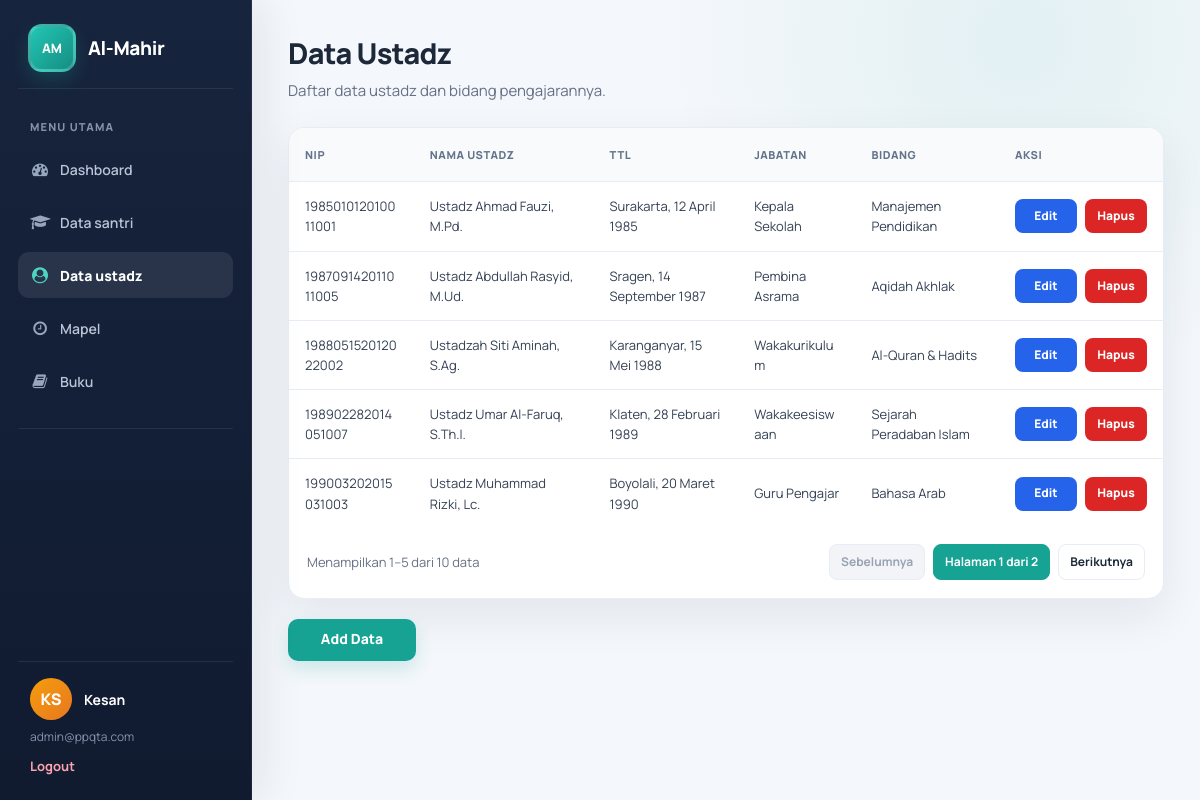
Page /data_ustad.php on the committed database.
### tables this page shows
CREATE TABLE `tb_ustadz` (
  `nip` varchar(50) NOT NULL,
  `nama_ustadz` varchar(50) NOT NULL,
  `tmpt_lahir` varchar(100) NOT NULL,
  `tgl_lahir` date NOT NULL,
  `tlp_ustadz` varchar(20) DEFAULT NULL,
  `jabatan` varchar(20) NOT NULL,
  `bidang` varchar(50) NOT NULL
);

### data_ustad.php (the view, shortened to what this page needs)
<?php
$rowsPerPage = 5;
$pageInput = $_GET['page'] ?? 1;
$requestedPage = is_scalar($pageInput)
    ? filter_var((string) $pageInput, FILTER_VALIDATE_INT)
    : false;
$currentPage = $requestedPage !== false && $requestedPage > 0 ? $requestedPage : 1;
$databaseError = false;
$ustadzResult = false;
$totalRows = 0;
$totalPages = 1;
try {
    require_once __DIR__ . '/koneksi.php';
    $countResult = $conn->query('SELECT COUNT(*) AS total FROM tb_ustadz');
    $totalRows = (int) $countResult->fetch_assoc()['total'];
    $totalPages = max(1, (int) ceil($totalRows / $rowsPerPage));
    $currentPage = min($currentPage, $totalPages);
    $offset = ($currentPage - 1) * $rowsPerPage;
    $statement = $conn->prepare(
        'SELECT nip, nama_ustadz, tmpt_lahir, tgl_lahir, tlp_ustadz, jabatan, bidang
         FROM tb_ustadz
         ORDER BY nip ASC
         LIMIT ? OFFSET ?'
    );
    $statement->bind_param('ii', $rowsPerPage, $offset);
    $statement->execute();
    $ustadzResult = $statement->get_result();
} catch (mysqli_sql_exception $exception) {
    error_log('Gagal mengambil data tb_ustadz: ' . $exception->getMessage());
    $databaseError = true;
}
function formatTanggalUstadz(string $tanggal): string
{
    $timestamp = strtotime($tanggal);
    $namaBulan = [
        1 => 'Januari', 2 => 'Februari', 3 => 'Maret', 4 => 'April',
        5 => 'Mei', 6 => 'Juni', 7 => 'Juli', 8 => 'Agustus',
        9 => 'September', 10 => 'Oktober', 11 => 'November', 12 => 'Desember',
    ];
    return date('j', $timestamp) . ' ' . $namaBulan[(int) date('n', $timestamp)] . ' ' . date('Y', $timestamp);
}
?>
<!DOCTYPE html>
<html lang="id">
<head>
    <link rel="stylesheet" href="https://cdnjs.cloudflare.com/ajax/libs/font-awesome/4.7.0/css/font-awesome.min.css">
    <link rel="stylesheet" href="style.css">
</head>
<body>
    <div class="content">
            <aside>
        <div class="bungkus-logo">
            <div class="logo-brand">AM</div>
            <div class="logo-text">Al-Mahir</div>
        </div>
        <div class="sidebar-nav">
            <span>MENU UTAMA</span>
                <div><i class="fa fa-tachometer" aria-hidden="true"></i> <a href="index.php" >Dashboard</a></div>
            <div><i class="fa fa-graduation-cap" aria-hidden="true"></i><a href="data_santri.php">Data santri</a></div>
            <div><i class="fa fa-user-circle" aria-hidden="true"></i><a href="data_ustad.php" class="menu-item active">Data ustadz</a></div>
            <div><i class="fa fa-clock-o" aria-hidden="true"></i><a href="data_mapel.php">Mapel</a></div>
            <div><i class="fa fa-book" aria-hidden="true"></i><a href="data_buku.php">Buku</a></div>
        </div>
        <hr>
        <div class="sidebar-footer">
            <div class="profile">
                <div class="user-avatar">KS</div>
                <div class="user-info"><h5>Kesan</h5></div>
            </div>
            <p>admin@ppqta.com</p>
            <a href="#" class="logout-btn">Logout</a>
        </div>
    </aside>
    <main class="main-content">
        <h1>Data Ustadz</h1>
        <p>Daftar data ustadz dan bidang pengajarannya.</p>
        <section class="section">
            <?php if ($databaseError): ?>
                <p class="database-error" role="alert">Data ustadz gagal dimuat. Periksa koneksi database dan tabel tb_ustadz.</p>
            <?php else: ?>
            <table class="tabel">
                <thead class="sub">
                    <tr>
                        <th>NIP</th>
                        <th>Nama Ustadz</th>
                        <th>TTL</th>
                        <th>Jabatan</th>
                        <th>Bidang</th>
                        <th>Aksi</th>
                    </tr>
                </thead>
                <tbody>
                    <?php if (!$ustadzResult->num_rows): ?>
                        <tr>
                            <td colspan="5">Belum ada data ustadz.</td>
                        </tr>
                    <?php else: ?>
                        <?php while ($ustadz = $ustadzResult->fetch_assoc()): ?>
                            <tr>
                                <td><?= htmlspecialchars($ustadz['nip'], ENT_QUOTES, 'UTF-8') ?></td>
                                <td><?= htmlspecialchars($ustadz['nama_ustadz'], ENT_QUOTES, 'UTF-8') ?></td>
                                <td>
                                    <?= htmlspecialchars($ustadz['tmpt_lahir'], ENT_QUOTES, 'UTF-8') ?>,
                                    <?= htmlspecialchars(formatTanggalUstadz($ustadz['tgl_lahir']), ENT_QUOTES, 'UTF-8') ?>
                                </td>
                                <td><?= htmlspecialchars($ustadz['jabatan'], ENT_QUOTES, 'UTF-8') ?></td>
                                <td><?= htmlspecialchars($ustadz['bidang'], ENT_QUOTES, 'UTF-8') ?></td>
                                <td>
                                    <div class="action-buttons">
                                        <a href="edit_ustadz.php?nip=<?= urlencode((string) $ustadz['nip']) ?>" class="btn-edit">Edit</a>
                                        <a href="hapus_all.php?nip=<?= urlencode((string) $ustadz['nip']) ?>" class="btn-delete" onclick="return confirm('Apakah Anda yakin ingin menghapus data ustadz ini?')">Hapus</a>
                                    </div>
                                </td>
                            </tr>
                        <?php endwhile; ?>
                    <?php endif; ?>
                </tbody>
            </table>
            <?php if ($totalRows > 0): ?>
                <nav class="pagination" aria-label="Navigasi halaman data ustadz">
                    <span class="pagination-summary">
                        Menampilkan <?= $offset + 1 ?>–<?= min($offset + $rowsPerPage, $totalRows) ?>
                        dari <?= $totalRows ?> data
                    </span>
                    <div class="pagination-controls">
                        <?php if ($currentPage > 1): ?>
                            <a href="?page=<?= $currentPage - 1 ?>" aria-label="Halaman sebelumnya">Sebelumnya</a>
                        <?php else: ?>
                            <span class="disabled" aria-disabled="true">Sebelumnya</span>
                        <?php endif; ?>
                        <span class="pagination-current">Halaman <?= $currentPage ?> dari <?= $totalPages ?></span>
                        <?php if ($currentPage < $totalPages): ?>
                            <a href="?page=<?= $currentPage + 1 ?>" aria-label="Halaman berikutnya">Berikutnya</a>
                        <?php else: ?>
                            <span class="disabled" aria-disabled="true">Berikutnya</span>
                        <?php endif; ?>
                    </div>
                </nav>
            <?php endif; ?>
            <?php endif; ?>
        </section>
        <a href="input_ustad.php" class="btn-add">Add Data</a>
    </main>
    </div>
</body>
</html>

### rows in the picture
tb_ustadz: nip "198501012010011001", nama_ustadz "Ustadz Ahmad Fauzi, M.Pd.", tmpt_lahir "Surakarta", tgl_lahir "12 April 1985", jabatan "Kepala Sekolah", bidang "Manajemen Pendidikan"
tb_ustadz: nip "198709142011011005", nama_ustadz "Ustadz Abdullah Rasyid, M.Ud.", tmpt_lahir "Sragen", tgl_lahir "14 September 1987", jabatan "Pembina Asrama", bidang "Aqidah Akhlak"
tb_ustadz: nip "198805152012022002", nama_ustadz "Ustadzah Siti Aminah, S.Ag.", tmpt_lahir "Karanganyar", tgl_lahir "15 Mei 1988", jabatan "Wakakurikulum", bidang "Al-Quran & Hadits"
tb_ustadz: nip "198902282014051007", nama_ustadz "Ustadz Umar Al-Faruq, S.Th.I.", tmpt_lahir "Klaten", tgl_lahir "28 Februari 1989", jabatan "Wakakeesiswaan", bidang "Sejarah Peradaban Islam"
tb_ustadz: nip "199003202015031003", nama_ustadz "Ustadz Muhammad Rizki, Lc.", tmpt_lahir "Boyolali", tgl_lahir "20 Maret 1990", jabatan "Guru Pengajar", bidang "Bahasa Arab"

### other values in the picture
$offset + 1 "1"
min($offset + $rowsPerPage, $totalRows) "5"
$totalRows "10"
$currentPage "1"
$totalPages "2"
